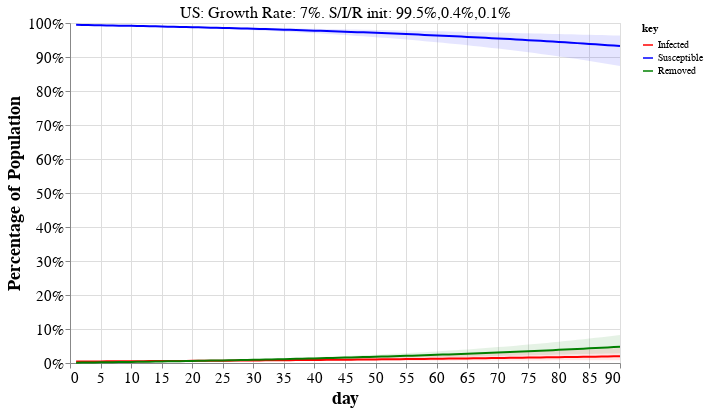

Source (notebook cell):
### Markdown cell above
<a id='examples'></a>

## Interactive plot of Model predictions

For top 20 countries by estimated new cases.

> Tip: Choose a country from the drop-down menu to see the calculations used in the tables above and the dynamics of the model.

### Code cell
#hide_input
sir_plot_countries = df.sort_values('Cases.new.est', ascending=False).head(20).index
_, debug_dfs = helper.table_with_projections(debug_countries=sir_plot_countries)

df_alt = pd.concat([d.reset_index() for d in debug_dfs], axis=0)
covid_helpers.altair_sir_plot(df_alt, sir_plot_countries[0])

### Figure 1 — Vega-Lite specification as saved in the notebook (floating-point values rounded to 4 significant figures; data arrays with more than 128 entries replaced by an {"elided": "..."} marker saying what was removed)
{"config": {"view": {"continuousWidth": 400, "continuousHeight": 300}, "axis": {"grid": true, "labelFontSize": 15, "titleFontSize": 18}, "title": {"fontSize": 20}}, "layer": [{"mark": "line", "encoding": {"color": {"type": "nominal", "field": "key", "scale": {"domain": ["Infected", "Susceptible", "Removed"], "range": ["red", "blue", "green"]}}, "x": {"type": "quantitative", "field": "day"}, "y": {"type": "quantitative", "axis": {"format": "%", "title": "Percentage of Population"}, "field": "value"}}, "selection": {"Select": {"type": "single", "fields": ["country"], "init": {"country": "US"}, "bind": {"input": "select", "options": ["Belgium", "Brazil", "Canada", "Ecuador", "France", "Germany", "India", "Indonesia", "Iran", "Ireland", "Italy", "Mexico", "Netherlands", "Peru", "Russia", "Spain", "Sweden", "Turkey", "US", "United Kingdom"]}}}, "transform": [{"fold": ["Infected", "Susceptible", "Removed"]}]}, {"layer": [{"layer": [{"mark": {"type": "area", "color": "red", "opacity": 0.1}, "encoding": {"x": {"type": "quantitative", "field": "day"}, "y": {"type": "quantitative", "field": "Infected\\.max"}, "y2": {"field": "Infected\\.min"}}}, {"mark": {"type": "area", "color": "blue", "opacity": 0.1}, "encoding": {"x": {"type": "quantitative", "field": "day"}, "y": {"type": "quantitative", "field": "Susceptible\\.max"}, "y2": {"field": "Susceptible\\.min"}}}]}, {"mark": {"type": "area", "color": "green", "opacity": 0.1}, "encoding": {"x": {"type": "quantitative", "field": "day"}, "y": {"type": "quantitative", "field": "Removed\\.max"}, "y2": {"field": "Removed\\.min"}}}]}, {"data": {"name": "data-24eb66bcd8453a3aaf0b5abb7759d21d"}, "mark": {"type": "text", "dx": 0, "dy": -180, "size": 16}, "encoding": {"text": {"type": "nominal", "field": "title"}}, "transform": [{"filter": {"selection": "Select"}}]}], "data": {"name": "data-7fc962c6478ddc8e267f26792401e367"}, "height": 340, "transform": [{"filter": {"selection": "Select"}}], "width": 550, "$schema": "https://vega.github.io/schema/vega-lite/v4.8.1.json", "datasets": {"data-7fc962c6478ddc8e267f26792401e367": {"elided": "1800 records"}, "data-24eb66bcd8453a3aaf0b5abb7759d21d": [{"country": "US", "title": "US: Growth Rate: 7%. S/I/R init: 99.5%,0.4%,0.1%"}, {"country": "United Kingdom", "title": "United Kingdom: Growth Rate: 9%. S/I/R init: 98.5%,1.2%,0.3%"}, {"country": "France", "title": "France: Growth Rate: 4%. S/I/R init: 98.5%,1.1%,0.4%"}, {"country": "Spain", "title": "Spain: Growth Rate: 3%. S/I/R init: 97.8%,1.4%,0.7%"}, {"country": "Italy", "title": "Italy: Growth Rate: 3%. S/I/R init: 98.2%,1.0%,0.8%"}, {"country": "Belgium", "title": "Belgium: Growth Rate: 6%. S/I/R init: 97.7%,1.7%,0.6%"}, {"country": "Turkey", "title": "Turkey: Growth Rate: 11%. S/I/R init: 99.8%,0.1%,0.0%"}, {"country": "Netherlands", "title": "Netherlands: Growth Rate: 5%. S/I/R init: 98.9%,0.8%,0.3%"}, {"country": "Brazil", "title": "Brazil: Growth Rate: 9%. S/I/R init: 99.9%,0.0%,0.0%"}, {"country": "Iran", "title": "Iran: Growth Rate: 3%. S/I/R init: 99.7%,0.2%,0.1%"}, {"country": "Germany", "title": "Germany: Growth Rate: 3%. S/I/R init: 99.8%,0.1%,0.1%"}, {"country": "Peru", "title": "Peru: Growth Rate: 19%. S/I/R init: 99.9%,0.1%,0.0%"}, {"country": "India", "title": "India: Growth Rate: 11%. S/I/R init: 100.0%,0.0%,0.0%"}, {"country": "Sweden", "title": "Sweden: Growth Rate: 6%. S/I/R init: 99.3%,0.5%,0.2%"}, {"country": "Ecuador", "title": "Ecuador: Growth Rate: 16%. S/I/R init: 99.8%,0.2%,0.0%"}, {"country": "Canada", "title": "Canada: Growth Rate: 6%. S/I/R init: 99.8%,0.1%,0.0%"}, {"country": "Mexico", "title": "Mexico: Growth Rate: 11%. S/I/R init: 100.0%,0.0%,0.0%"}, {"country": "Ireland", "title": "Ireland: Growth Rate: 11%. S/I/R init: 99.3%,0.5%,0.1%"}, {"country": "Indonesia", "title": "Indonesia: Growth Rate: 9%. S/I/R init: 100.0%,0.0%,0.0%"}, {"country": "Russia", "title": "Russia: Growth Rate: 16%. S/I/R init: 100.0%,0.0%,0.0%"}]}}
